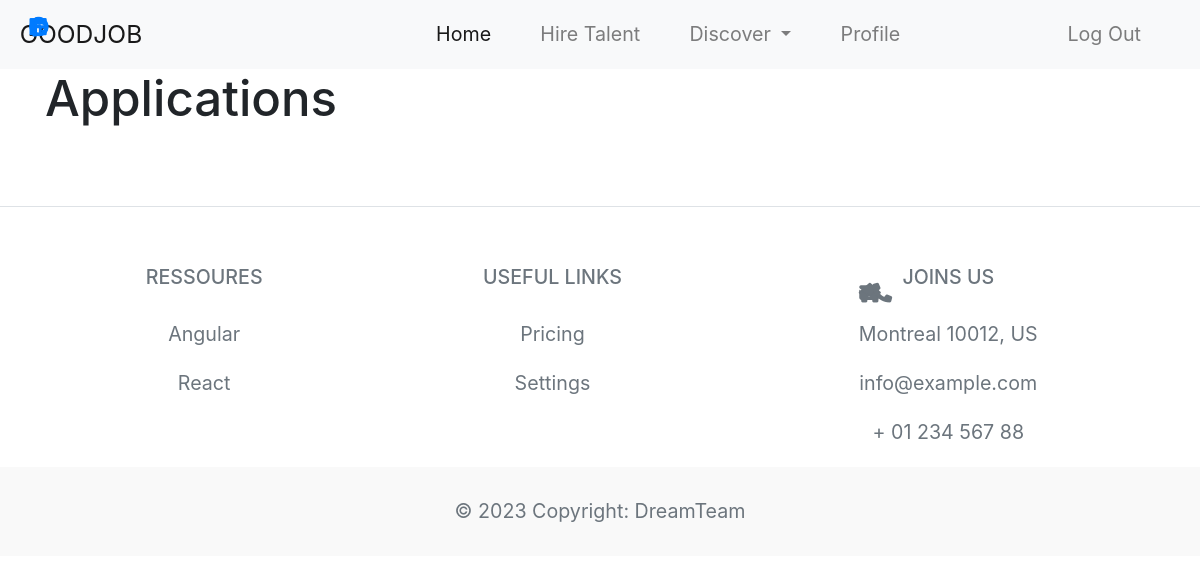
Before: /applications (signed in) with the older database file.
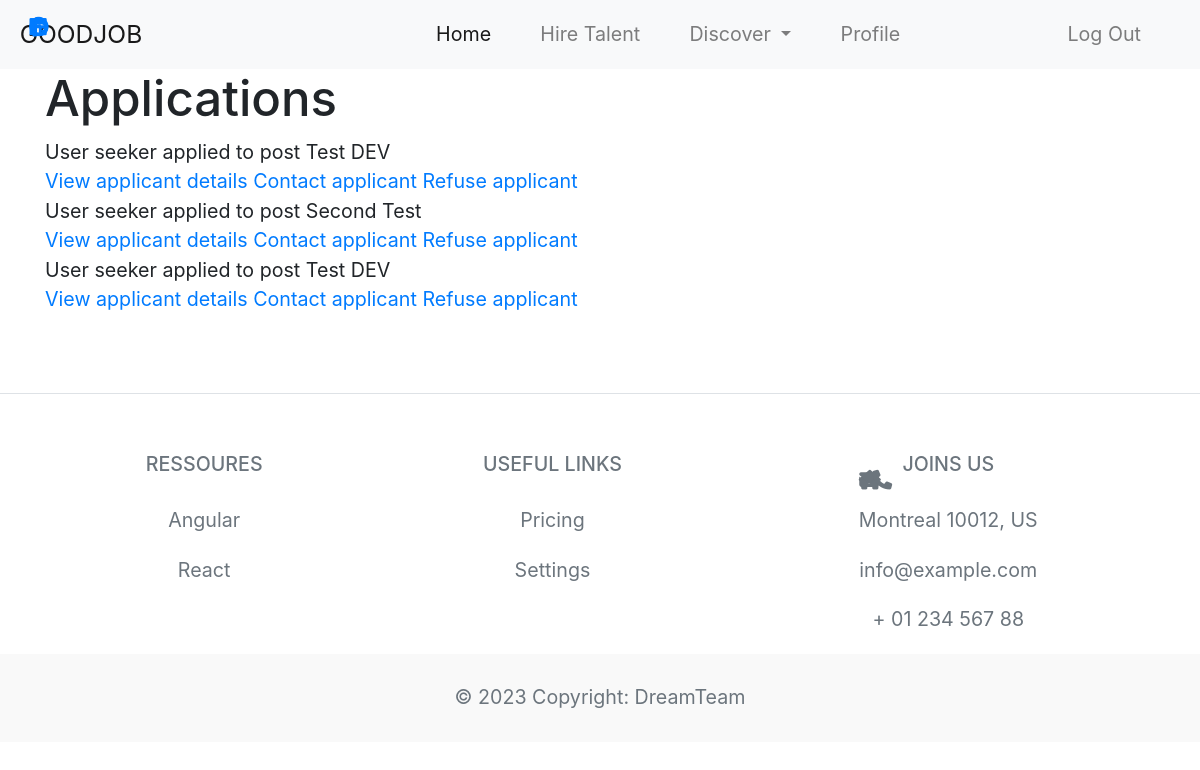
After: the same page with the newer database file.
### app/models/user.py (models this page shows)
class Application(db.Model):
    id = db.Column(db.Integer, primary_key=True)
    applicant_name = db.Column(db.String(50))
    author_num = db.Column(db.String(50))
    applicant_resume = db.Column(db.LargeBinary)
    title = db.Column(db.String(50))
    date_applied = db.Column(db.DateTime(timezone=True), default=func.now())
    post_id = db.Column(db.Integer, db.ForeignKey('post.id'), nullable=False)

### app/views/main.py (the view)
@login_required
@main.route('/applications', methods=['GET', 'POST'])
def applications_review():
    applications = Application.query.filter_by(author_num=current_user.id).all()
    post = None  # Initialize post to None
    return render_template('test_apply.html', post=post, applications=applications, user=current_user)

### app/views/main.py (called while the page is built)
@login_required
def get_notifications():
    if current_user:
        notifications = Notification.query.filter_by(user_id=current_user.id).all()
        return notifications
    else:
        return []

@main.context_processor
def inject_notifications():
    notifications = get_notifications()
    return dict(notifications=notifications)

### app/templates/test_apply.html
{% extends "base.html" %}
{% block content %}
  <h1>Applications</h1>
  <ul>
    {% for application in applications %}
      <li>User {{ application['applicant_name'] }} applied to post {{ application['title'] }}</li>
      <a href="/" >View applicant details</a>
      <a href="/contact-applicant/{{ application.applicant_name }}/{{ application.post_id }}">Contact applicant</a>
      <a href="/refuse-applicant/{{ application.applicant_name }}/{{ application.post_id }}">Refuse applicant</a>
    {% endfor %}
  </ul>
{% endblock %}

Changed rows visible on the page:
added Application: applicant_name "seeker", title "Test DEV"
added Application: applicant_name "seeker", title "Second Test"
added Application: applicant_name "seeker", title "Test DEV"
